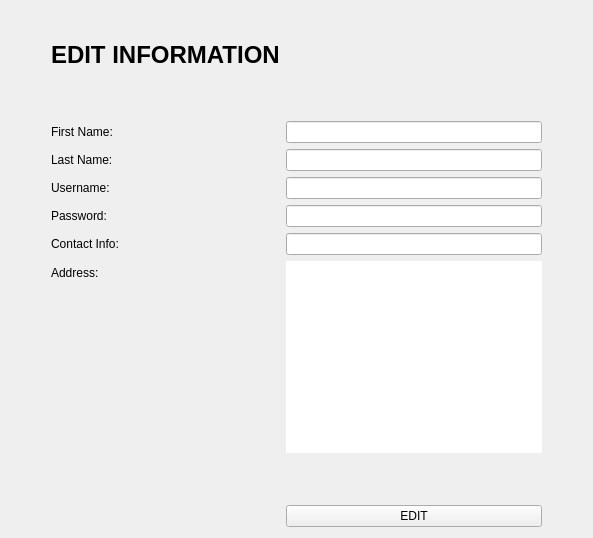
        <widget class="QWidget" name="edit_page">
         <layout class="QVBoxLayout" name="verticalLayout_14">
          <item>
           <spacer name="verticalSpacer_24">
            <property name="orientation">
             <enum>Qt::Vertical</enum>
            </property>
            <property name="sizeType">
             <enum>QSizePolicy::Fixed</enum>
            </property>
            <property name="sizeHint" stdset="0">
             <size>
              <width>20</width>
              <height>30</height>
             </size>
            </property>
           </spacer>
          </item>
          <item>
           <layout class="QHBoxLayout" name="horizontalLayout_30">
            <item>
             <spacer name="horizontalSpacer_44">
              <property name="orientation">
               <enum>Qt::Horizontal</enum>
              </property>
              <property name="sizeType">
               <enum>QSizePolicy::Fixed</enum>
              </property>
              <property name="sizeHint" stdset="0">
               <size>
                <width>40</width>
                <height>20</height>
               </size>
              </property>
             </spacer>
            </item>
            <item>
             <layout class="QFormLayout" name="account_form_2">
              <item row="0" column="0">
               <widget class="QLabel" name="editInfo_label">
                <property name="styleSheet">
                 <string notr="true">FONT-WEIGHT:BOLD;
font-size:24px;</string>
                </property>
                <property name="text">
                 <string>EDIT INFORMATION</string>
                </property>
               </widget>
              </item>
              <item row="1" column="0">
               <spacer name="verticalSpacer_22">
                <property name="orientation">
                 <enum>Qt::Vertical</enum>
                </property>
                <property name="sizeHint" stdset="0">
                 <size>
                  <width>20</width>
                  <height>40</height>
                 </size>
                </property>
               </spacer>
              </item>
              <item row="2" column="0">
               <widget class="QLabel" name="fname_label_2">
                <property name="text">
                 <string>First Name:</string>
                </property>
               </widget>
              </item>
              <item row="2" column="1">
               <widget class="QLineEdit" name="fname_field_2">
                <property name="text">
                 <string/>
                </property>
               </widget>
              </item>
              <item row="3" column="0">
               <widget class="QLabel" name="lname_label_2">
                <property name="text">
                 <string>Last Name:</string>
                </property>
               </widget>
              </item>
              <item row="3" column="1">
               <widget class="QLineEdit" name="lname_field_2">
                <property name="text">
                 <string/>
                </property>
               </widget>
              </item>
              <item row="4" column="0">
               <widget class="QLabel" name="username_label_2">
                <property name="text">
                 <string>Username:</string>
                </property>
               </widget>
              </item>
              <item row="4" column="1">
               <widget class="QLineEdit" name="username_field_2">
                <property name="text">
                 <string/>
                </property>
               </widget>
              </item>
              <item row="5" column="0">
               <widget class="QLabel" name="password_label_2">
                <property name="text">
                 <string>Password:</string>
                </property>
               </widget>
              </item>
              <item row="5" column="1">
               <widget class="QLineEdit" name="password_field_2">
                <property name="text">
                 <string/>
                </property>
                <property name="echoMode">
                 <enum>QLineEdit::Password</enum>
                </property>
               </widget>
              </item>
              <item row="6" column="0">
               <widget class="QLabel" name="contactInfo_label_2">
                <property name="text">
                 <string>Contact Info:</string>
                </property>
               </widget>
              </item>
              <item row="6" column="1">
               <widget class="QLineEdit" name="contactInfo_field_2">
                <property name="text">
                 <string/>
                </property>
               </widget>
              </item>
              <item row="7" column="0">
               <widget class="QLabel" name="address_label_2">
                <property name="text">
                 <string>Address:</string>
                </property>
               </widget>
              </item>
              <item row="7" column="1">
               <widget class="QTextEdit" name="address_field_2">
                <property name="styleSheet">
                 <string notr="true">border-radius: 0px;</string>
                </property>
                <property name="html">
                 <string>&lt;!DOCTYPE HTML PUBLIC &quot;-//W3C//DTD HTML 4.0//EN&quot; &quot;http://www.w3.org/TR/REC-html40/strict.dtd&quot;&gt;
&lt;html&gt;&lt;head&gt;&lt;meta name=&quot;qrichtext&quot; content=&quot;1&quot; /&gt;&lt;style type=&quot;text/css&quot;&gt;
p, li { white-space: pre-wrap; }
&lt;/style&gt;&lt;/head&gt;&lt;body style=&quot; font-family:'century gothic'; font-size:18px; font-weight:400; font-style:normal;&quot;&gt;
&lt;p style=&quot;-qt-paragraph-type:empty; margin-top:0px; margin-bottom:0px; margin-left:0px; margin-right:0px; -qt-block-indent:0; text-indent:0px;&quot;&gt;&lt;br /&gt;&lt;/p&gt;&lt;/body&gt;&lt;/html&gt;</string>
                </property>
               </widget>
              </item>
              <item row="8" column="1">
               <spacer name="verticalSpacer_23">
                <property name="orientation">
                 <enum>Qt::Vertical</enum>
                </property>
                <property name="sizeHint" stdset="0">
                 <size>
                  <width>20</width>
                  <height>40</height>
                 </size>
                </property>
               </spacer>
              </item>
              <item row="9" column="1">
               <widget class="QPushButton" name="edit_pushButton_2">
                <property name="styleSheet">
                 <string notr="true">FONT-SIZE: 18PX;</string>
                </property>
                <property name="text">
                 <string>EDIT</string>
                </property>
               </widget>
              </item>
             </layout>
            </item>
            <item>
             <spacer name="horizontalSpacer_47">
              <property name="orientation">
               <enum>Qt::Horizontal</enum>
              </property>
              <property name="sizeHint" stdset="0">
               <size>
                <width>40</width>
                <height>20</height>
               </size>
              </property>
             </spacer>
            </item>
           </layout>
          </item>
         </layout>
        </widget>
